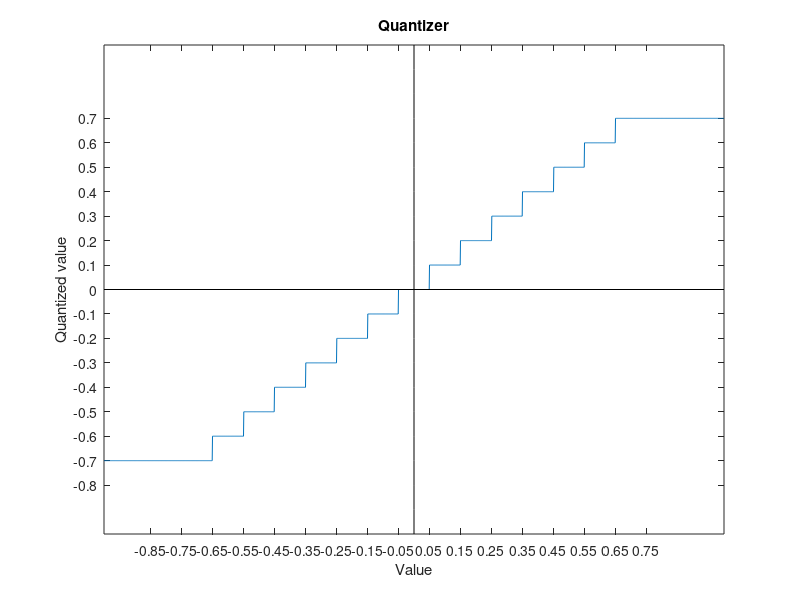

Here is the MATLAB script that generated this plot:
a = -1:0.001:1;
minimum = -0.7;
L = 2^4 - 1 ;
delta = 0.1;
I  = round((a-minimum)./delta);
I(I >= L) = L-1;
I(I<0) = 0;
pq = minimum + I .* delta;
plot(a,pq);
hold on;
plot(zeros(length(-1:0.1:1),1),-1:0.1:1,'k');
plot(-1:0.1:1,zeros(length(-1:0.1:1),1),'k');
yticks([-0.8:0.1:0.7])
xticks([-0.85:0.1:0.75])
xlabel("Value");
ylabel("Quantized value");
title("Quantizer");